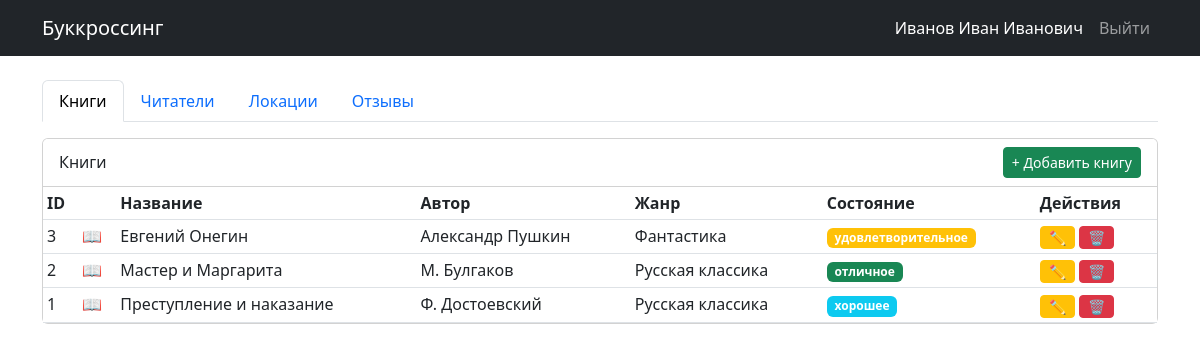
The page / (signed in) on the database its author committed.
### tables this page shows
CREATE TABLE books (
    id INT PRIMARY KEY AUTO_INCREMENT,
    title VARCHAR(255) NOT NULL,
    author VARCHAR(255) NOT NULL,
    genre_id INT,   
    condition_book ENUM('отличное', 'хорошее', 'удовлетворительное', 'плохое') DEFAULT 'хорошее', 
    FOREIGN KEY (genre_id) REFERENCES genres(id) 
);

CREATE TABLE genres (
    id INT PRIMARY KEY AUTO_INCREMENT,
    name VARCHAR(50) NOT NULL UNIQUE
);

### index.php (the view, shortened to what this page needs)
<?php
require_once 'dbconnect.php';
?>
<!DOCTYPE HTML>
<html lang="RU">
<head>
    <link href="https://cdn.jsdelivr.net/npm/bootstrap@5.3.0/dist/css/bootstrap.min.css" rel="stylesheet">
</head>
<body>
    <nav class="navbar navbar-expand-lg navbar-dark bg-dark">
        <div class="container">
            <a class="navbar-brand" href="index.php">Буккроссинг</a>
            <div class="collapse navbar-collapse">
                <ul class="navbar-nav ms-auto">
                    <li class="nav-item">
                        <span class="nav-link text-white"><?= htmlspecialchars($_SESSION['firstname']) ?></span>
                    </li>
                    <li class="nav-item">
                        <a class="nav-link" href="auth.php?logout=1">Выйти</a>
                    </li>
                </ul>
            </div>
        </div>
    </nav>
    <div class="container mt-4">
        <ul class="nav nav-tabs">
            <li class="nav-item"><button class="nav-link active" data-bs-toggle="tab" data-bs-target="#books">Книги</button></li>
            <li class="nav-item"><button class="nav-link" data-bs-toggle="tab" data-bs-target="#readers">Читатели</button></li>
            <li class="nav-item"><button class="nav-link" data-bs-toggle="tab" data-bs-target="#locations">Локации</button></li>
            <li class="nav-item"><button class="nav-link" data-bs-toggle="tab" data-bs-target="#reviews">Отзывы</button></li>
        </ul>
        <div class="tab-content mt-3">
            <div class="tab-pane fade show active" id="books">
                <div class="card">
                    <div class="card-header bg-white">
                        <div class="row align-items-center">
                            <div class="col"><h6 class="mb-0">Книги</h6></div>
                            <div class="col-auto">
                                <button class="btn btn-sm btn-success" data-bs-toggle="collapse" data-bs-target="#addBookForm">+ Добавить книгу</button>
                            </div>
                        </div>
                    </div>
                    <div class="card-body p-0">
                        <table class="table table-hover table-sm mb-0">
                            <thead>
                                <tr>
                                    <th>ID</th>
                                    <th></th>
                                    <th>Название</th>
                                    <th>Автор</th>
                                    <th>Жанр</th>
                                    <th>Состояние</th>
                                    <th>Действия</th>
                                </tr>
                            </thead>
                            <tbody>
                                <?php
                                $books = $pdo->query("
                                    SELECT b.*, g.name as genre_name
                                    FROM books b
                                    LEFT JOIN genres g ON b.genre_id = g.id
                                    ORDER BY b.id DESC
                                ")->fetchAll();
                                foreach ($books as $book):
                                ?>
                                <tr>
                                    <td><?= $book['id'] ?></td>
                                    <td>
                                        <?php if ($book['cover_image'] && file_exists($book['cover_image'])): ?>
                                            <img src="<?= htmlspecialchars($book['cover_image']) ?>" class="book-cover" style="max-height: 40px;" alt="">
                                        <?php else: ?>
                                            <span>📖</span>
                                        <?php endif; ?>
                                    </td>
                                    <td><?= htmlspecialchars($book['title']) ?></td>
                                    <td><?= htmlspecialchars($book['author']) ?></td>
                                    <td><?= $book['genre_name'] ?></td>
                                    <td>
                                        <span class="badge bg-<?= $book['condition_book'] == 'отличное' ? 'success' : ($book['condition_book'] == 'хорошее' ? 'info' : ($book['condition_book'] == 'удовлетворительное' ? 'warning' : 'danger')) ?>">
                                            <?= $book['condition_book'] ?>
                                        </span>
                                    </td>
                                    <td>
                                        <a href="./src/edit_book.php?id=<?= $book['id'] ?>" class="btn btn-sm btn-warning py-0">✏️</a>
                                        <a href="./src/books_actions.php?delete_book=<?= $book['id'] ?>" class="btn btn-sm btn-danger py-0" onclick="return confirm('Удалить?')">🗑️</a>
                                    </td>
                                </tr>
                                <?php endforeach; ?>
                            </tbody>
                        </table>
                    </div>
                </div>
            </div>
        </div>
    </div>
</body>
</html>

### rows shown on the page
books: id "3", title "Евгений Онегин", author "Александр Пушкин", genre.name "Фантастика", condition_book "удовлетворительное"
books: id "2", title "Мастер и Маргарита", author "М. Булгаков", genre.name "Русская классика", condition_book "отличное"
books: id "1", title "Преступление и наказание", author "Ф. Достоевский", genre.name "Русская классика", condition_book "хорошее"

### other values the page prints
$_SESSION['firstname'] "Иванов Иван Иванович"
